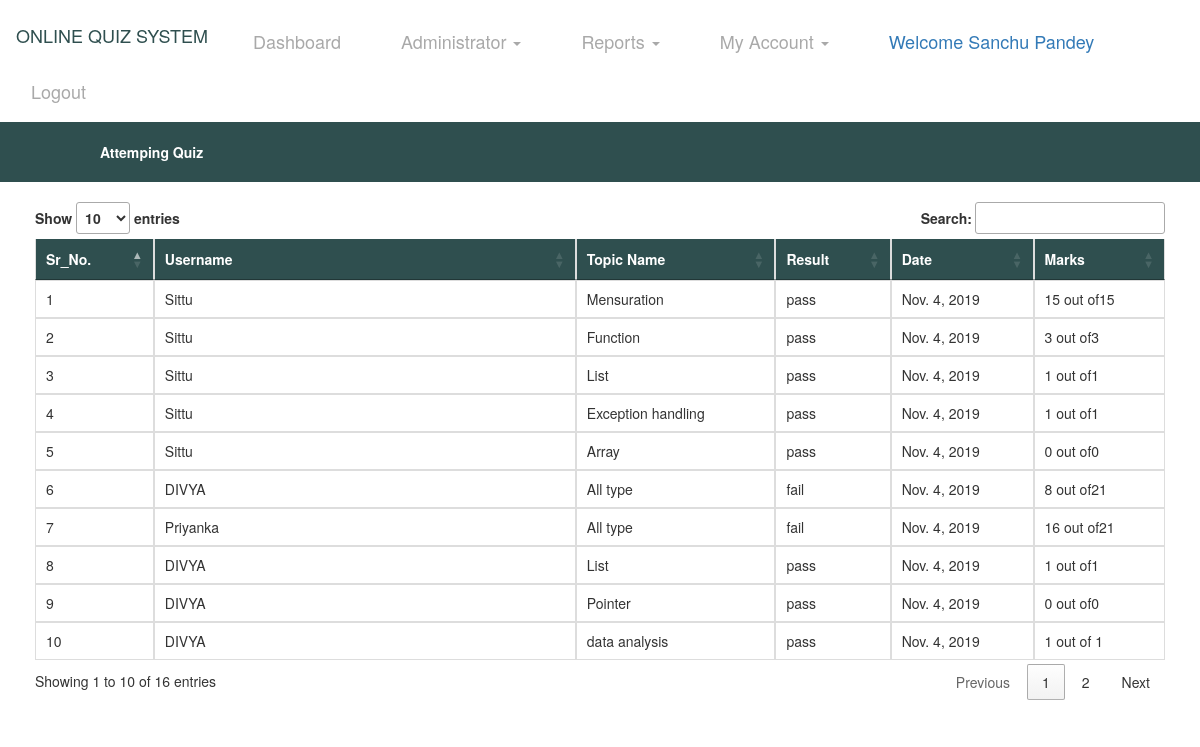
/resultreport/ (signed in), run on the app's committed database.
### Quiz/models.py (models this page shows, shortened)
class QuizResult(models.Model):
    bhu = models.ForeignKey(UserDetail, on_delete=models.CASCADE, null=True)
    topic = models.ForeignKey(Topic, on_delete=models.CASCADE, null=True)
    result = models.CharField(max_length=30, null=True)
    date1 = models.DateField(null=True)
    marks = models.CharField(max_length=100, null=True)

class UserDetail(models.Model):
    user = models.ForeignKey(User, on_delete=models.CASCADE, null=True)
    cat = models.CharField(max_length=30, null=True)
    gender = models.CharField(max_length=30, null=True)
    mobile = models.CharField(max_length=10, null=True)
    add1 = models.CharField(max_length=100, null=True)
    add2 = models.CharField(max_length=100, null=True)
    city = models.CharField(max_length=50, null=True)
    state = models.CharField(max_length=50, null=True)
    country = models.CharField(max_length=50, null=True)
    img = models.FileField(null=True)
    dob = models.DateField(null=True)

class Topic(models.Model):
    course = models.ForeignKey(Course, on_delete=models.CASCADE, null=True)
    level = models.CharField(max_length=30, null=True)
    topic = models.CharField(max_length=100, null=True)
    description = models.TextField(null=True)

### Quiz/views.py (the view)
# urls.py: path('resultreport/',ResultReport, name='resultreport'),
def ResultReport(request):
    if not request.user.is_authenticated:
        return redirect('tutorlogin')
    data = QuizResult.objects.all()
    d = {'data':data}
    return render(request,'resultreport.html',d)

### Quiz/templates/resultreport.html (shortened to what this page needs)
{% extends 'base2.html' %}
{% load static %}
{% block body %}
<div style="background-color:DarkSlateGrey;padding:20px">
        <table width="1000" align="center">
    <tr><th style="color:white">Attemping Quiz</th>
    </tr>
</table>
</div>
<div class="container" style="padding:20px;border:0px solid white">
<table class="table table-bordered" id="myTable" style="border:0px solid white">
  <thead style="background-color:DarkSlateGrey;color:white;border-color:white">
  <tr>
    <th>Sr_No.</th>
      <th>Username</th>
    <th>Topic Name</th>
       <th>Result</th>
       <th>Date</th>
       <th>Marks</th>
  </tr>
  </thead>
   <tbody style="border-color:white">
    {% for i in data %}
  <tr>
    <td>{{forloop.counter}}</td>
      <td style="width:400px">{{i.bhu.user.username}}</td>
      <td>{{i.topic.topic}}</td>
      <td>{{i.result}}</td>
      <td>{{i.date1}}</td>
      <td>{{i.marks}}</td>
  </tr>
    {% endfor %}
    </tbody>
</table>
</div>
{% endblock %}

### Quiz/templates/base2.html (shortened to what this page needs)
<!DOCTYPE html>
<html lang="en">
<head>
    {% load static %}
  <link rel="stylesheet" href="https://maxcdn.bootstrapcdn.com/bootstrap/3.4.0/css/bootstrap.min.css">
  <link rel = stylesheet href = "//cdn.datatables.net/1.10.19/css/jquery.dataTables.min.css">
</head>
<body>
<nav class="navbar navbar-expand-sm bg-info navbar-dark" style="background-color:white">
    <ul class="nav navbar-nav">
      <li class="navbar-brand" style="color:DarkSlateGrey"><h4>ONLINE QUIZ SYSTEM</h4></li>
            <li class="navbar-brand"><a href="{% url 'userdashboard' %}" style="color:darkgrey">Dashboard</a></li>
      <li class="navbar-brand"><a class="dropdown-toggle" data-toggle="dropdown" href="#" style="color:darkgrey;bottom-padding:18px">Administrator  <span class="caret"></span></a>
      </li>
      <li class="navbar-brand"><a class="dropdown-toggle" data-toggle="dropdown" href="#" style="color:darkgrey;bottom-padding:18px">Reports  <span class="caret"></span></a>
      </li>
      <li class="navbar-brand"><a class="dropdown-toggle" data-toggle="dropdown" href="#" style="color:darkgrey;bottom-padding:18px">My Account  <span class="caret"></span></a>
      </li>
        <li class="navbar-brand"> <a href="#" style="color:Black margin-top:25px">Welcome {{request.user.first_name}} {{request.user.last_name}}</a></li>
        <li class="navbar-brand"><a href="{% url 'logout' %}" style="color:darkgrey">Logout</a></li>
    </ul>
</nav>
{% block body %}
{% endblock %}
</body>
</html>

### Quiz/templates/resultreport.html (style rules this page uses)
#myTable { border-color:white; }

### data on the page
QuizResult: bhu.user.username "Sittu", topic.topic "Mensuration", result "pass", date1 "Nov. 4, 2019", marks "15 out of15"
QuizResult: bhu.user.username "Sittu", topic.topic "Function", result "pass", date1 "Nov. 4, 2019", marks "3 out of3"
QuizResult: bhu.user.username "Sittu", topic.topic "List", result "pass", date1 "Nov. 4, 2019", marks "1 out of1"
QuizResult: bhu.user.username "Sittu", topic.topic "Exception handling", result "pass", date1 "Nov. 4, 2019", marks "1 out of1"
QuizResult: bhu.user.username "Sittu", topic.topic "Array", result "pass", date1 "Nov. 4, 2019", marks "0 out of0"
QuizResult: bhu.user.username "DIVYA", topic.topic "All type", result "fail", date1 "Nov. 4, 2019", marks "8 out of21"
QuizResult: bhu.user.username "Priyanka", topic.topic "All type", result "fail", date1 "Nov. 4, 2019", marks "16 out of21"
QuizResult: bhu.user.username "DIVYA", topic.topic "List", result "pass", date1 "Nov. 4, 2019", marks "1 out of1"
QuizResult: bhu.user.username "DIVYA", topic.topic "Pointer", result "pass", date1 "Nov. 4, 2019", marks "0 out of0"
QuizResult: bhu.user.username "DIVYA", topic.topic "data analysis", result "pass", date1 "Nov. 4, 2019", marks "1 out of 1"

### other printed values
{{ request.user.first_name }} "Sanchu"
{{ request.user.last_name }} "Pandey"
